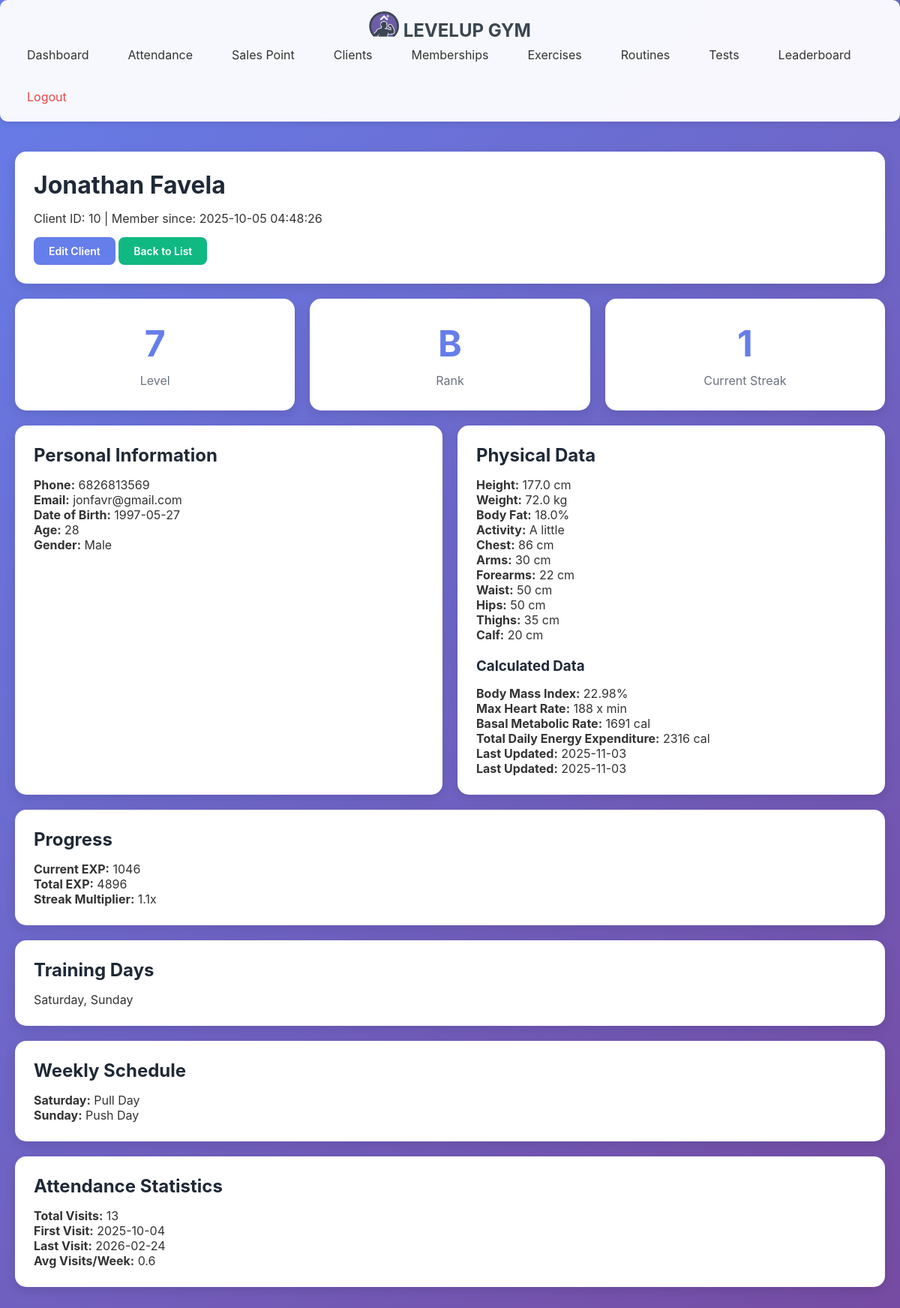
The app's page /admin/client/10 (signed in), older data.
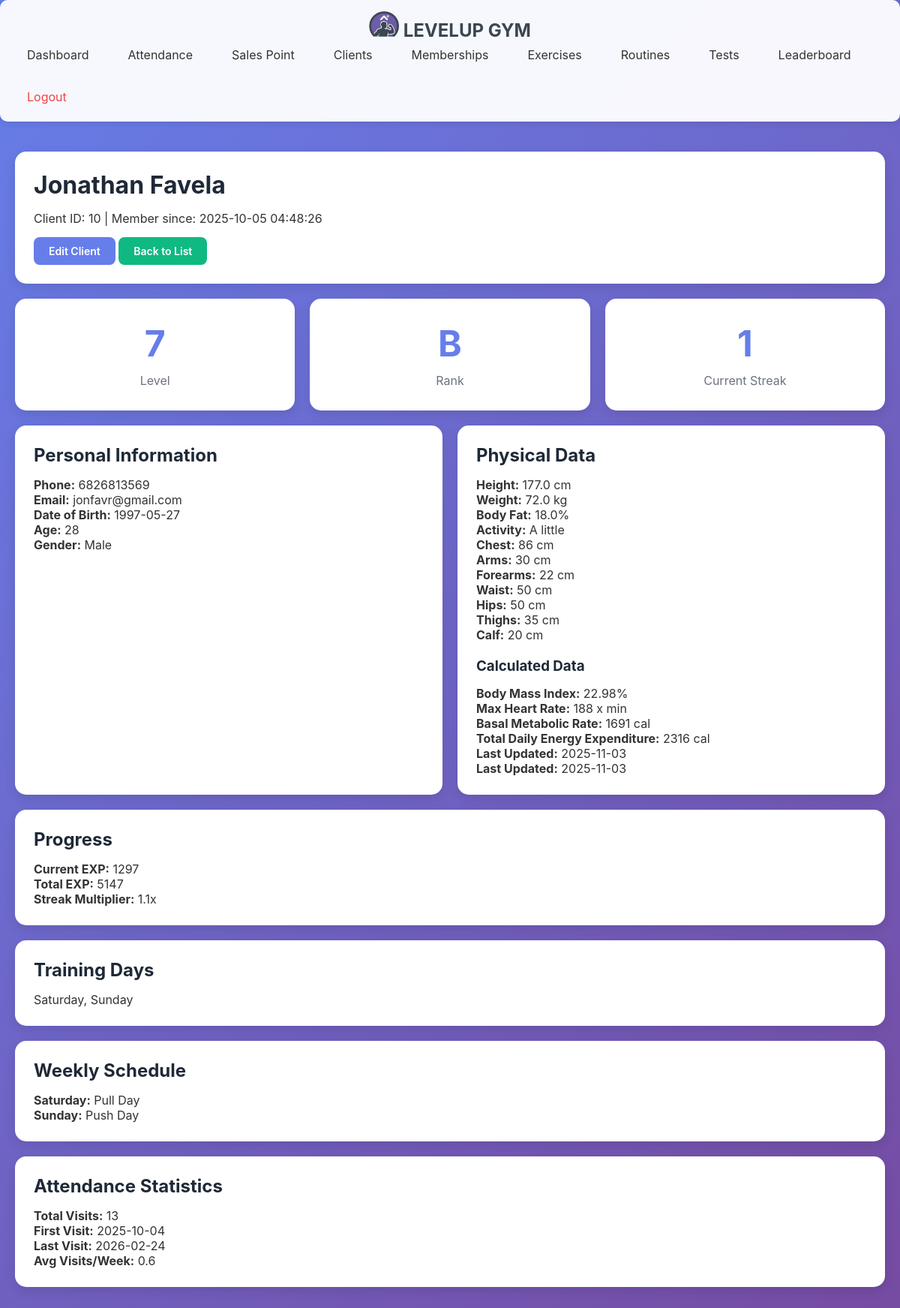
The same page, newer data.
### tables this page shows
CREATE TABLE client_gamification (
                gamification_id INTEGER PRIMARY KEY AUTOINCREMENT,
                client_id INTEGER UNIQUE NOT NULL,
                current_level INTEGER DEFAULT 1,
                current_exp INTEGER DEFAULT 0,
                total_exp INTEGER DEFAULT 0,
                rank TEXT DEFAULT 'E',
                client_class TEXT,
                class_unlocked_at_level INTEGER, current_streak INTEGER DEFAULT 0, longest_streak INTEGER DEFAULT 0, total_reps INTEGER DEFAULT 0, workouts_completed INTEGER DEFAULT 0,
                FOREIGN KEY (client_id) REFERENCES clients(client_id) ON DELETE CASCADE
            );

### main.py (the view)
@app.route('/admin/client/<int:client_id>')
@admin_required
def admin_client_details(client_id):
    client = Client.get_by_id(client_id)
    if not client:
        flash("Client not found", "danger")
        return redirect(url_for('admin_clients'))
    physical_data = client.get_latest_physical_data()
    availability = client.get_availability()
    weekly_schedule = client.get_weekly_schedule()
    progress = client.get_gamification_data()
    streak = client.get_streak_data()
    physical_data_calculated = {}
    if physical_data:
        physical_data_calculated['bmi_value'] = round((physical_data['weight_kg'] / ((physical_data['height_cm'] / 100) ** 2)), 2)
        physical_data_calculated['mhr_value'] = int(208 - (0.7 * client.age))
        if client.gender == 'Male':
            physical_data_calculated['bmr_value'] = int((10 * physical_data['weight_kg']) + (6.25 * physical_data['height_cm']) - (5 * client.age) + 5)
        else:
            physical_data_calculated['bmr_value'] = int((10 * physical_data['weight_kg']) + (6.25 * physical_data['height_cm']) - (5 * client.age) - 161)
        if physical_data['activity'] == "Extreme":
            physical_data_calculated['tdee_value'] = int(physical_data_calculated['bmr_value'] * 1.9)
        elif physical_data['activity'] == "A lot":
            physical_data_calculated['tdee_value'] = int(physical_data_calculated['bmr_value'] * 1.72)
        elif physical_data['activity'] == "Some":
            physical_data_calculated['tdee_value'] = int(physical_data_calculated['bmr_value'] * 1.55)
        elif physical_data['activity'] == "A little":
            physical_data_calculated['tdee_value'] = int(physical_data_calculated['bmr_value'] * 1.37)
        else:
            physical_data_calculated['tdee_value'] = int(physical_data_calculated['bmr_value'] * 1.2)
    if progress and streak:
        progress['streak'] = streak['current_streak']
        progress['streak_multiplier'] = streak['streak_multiplier'] if 'streak_multiplier' in streak else 1.0
    attendance_stats = None
    try:
        from controllers.attendance_controller import AttendanceController
        attendance_ctrl = AttendanceController()
        attendance_stats = attendance_ctrl.get_attendance_stats(client_id)
    except Exception as e:
        print("⚠️ Unable to load attendance stats:", e)
    return render_template(
        'admin/client_details.html',
        client=client,
        physical_data=physical_data,
        physical_data_calculated=physical_data_calculated,
        availability=availability,
        weekly_schedule=weekly_schedule,
        progress=progress,
        attendance_stats=attendance_stats
    )

### database/db_manager.py (called while the page is built)
    def connect(self):
        self.conn = sqlite3.connect(self.db_name)
        self.conn.row_factory = sqlite3.Row  # Access columns by name
        self.cursor = self.conn.cursor()

    def disconnect(self):
        if self.conn:
            self.conn.close()

    def execute_query(self, query, params=None):
        self.connect()
        if params:
            self.cursor.execute(query, params)
        else:
            self.cursor.execute(query)
        results = self.cursor.fetchall()
        self.disconnect()
        return results

### main.py (called while the page is built)
def admin_required(f):
    @wraps(f)
    def decorated_function(*args, **kwargs):
        if 'admin_logged_in' not in session:
            return redirect(url_for('admin_login'))
        return f(*args, **kwargs)
    return decorated_function

### models/client.py (called while the page is built)
    @property
    def full_name(self):
        return f"{self.first_name} {self.last_name}"

    def get_availability(self):
        db = DatabaseManager()
        query = '''
            SELECT day_of_week FROM client_availability
            WHERE client_id=? AND is_available=1
        '''
        results = db.execute_query(query, (self.client_id,))
        return [row['day_of_week'] for row in results]

### templates/admin/client_details.html (shortened to what this page needs)
{% extends "admin/base.html" %}
{% block content %}
<div class="card">
    <h1>{{ client.full_name }}</h1>
    <p>Client ID: {{ client.client_id }} | Member since: {{ client.registration_date }}</p>
    <div style="margin-top: 15px;">
        <a href="{{ url_for('admin_edit_client', client_id=client.client_id) }}" class="btn btn-primary">Edit Client</a>
        <a href="{{ url_for('admin_clients') }}" class="btn btn-success">Back to List</a>
    </div>
</div>
<div class="grid grid-3">
    <div class="card stat-card">
        <div class="stat-value">{{ progress.current_level }}</div>
        <div class="stat-label">Level</div>
    </div>
    <div class="card stat-card">
        <div class="stat-value">{{ progress.rank }}</div>
        <div class="stat-label">Rank</div>
    </div>
    <div class="card stat-card">
        <div class="stat-value">{{ progress.streak }}</div>
        <div class="stat-label">Current Streak</div>
    </div>
</div>
<div class="grid grid-2">
    <div class="card">
        <h2>Personal Information</h2>
        <p><strong>Phone:</strong> {{ client.phone_number }}</p>
        <p><strong>Email:</strong> {{ client.email or 'Not provided' }}</p>
        <p><strong>Date of Birth:</strong> {{ client.date_of_birth or 'Not provided' }}</p>
        <p><strong>Age:</strong> {{ client.age or 'N/A' }}</p>
        <p><strong>Gender:</strong> {{ client.gender or 'Not specified' }}</p>
    </div>
    <div class="card">
        <h2>Physical Data</h2>
        {% if physical_data %}
        <p><strong>Height:</strong> {{ physical_data.height_cm }} cm</p>
        <p><strong>Weight:</strong> {{ physical_data.weight_kg }} kg</p>
        <p><strong>Body Fat:</strong> {{ physical_data.body_fat_percentage or 'N/A' }}%</p>
        <p><strong>Activity:</strong> {{ physical_data.activity }}</p>
        <p><strong>Chest:</strong> {{ physical_data.chest_cm }} cm</p>
        <p><strong>Arms:</strong> {{ physical_data.arms_cm }} cm</p>
        <p><strong>Forearms:</strong> {{ physical_data.forearms_cm }} cm</p>
        <p><strong>Waist:</strong> {{ physical_data.waist_cm }} cm</p>
        <p><strong>Hips:</strong> {{ physical_data.hips_cm }} cm</p>
        <p><strong>Thighs:</strong> {{ physical_data.thighs_cm }} cm</p>
        <p><strong>Calf:</strong> {{ physical_data.claf_cm }} cm</p>
        <br>
        <h3>Calculated Data</h3>
        <p><strong>Body Mass Index:</strong> {{ physical_data_calculated.bmi_value or 'N/A' }}%</p>
        <p><strong>Max Heart Rate:</strong> {{ physical_data_calculated.mhr_value or 'N/A' }} x min</p>
        <p><strong>Basal Metabolic Rate:</strong> {{ physical_data_calculated.bmr_value or 'N/A' }} cal</p>
        <p><strong>Total Daily Energy Expenditure:</strong> {{ physical_data_calculated.tdee_value or 'N/A' }} cal</p>
        <p><strong>Last Updated:</strong> {{ physical_data.measurement_date }}</p>
        <p><strong>Last Updated:</strong> {{ physical_data.measurement_date }}</p>
        {% else %}
        <p>No physical data recorded</p>
        {% endif %}
    </div>
</div>
<div class="card">
    <h2>Progress</h2>
    <p><strong>Current EXP:</strong> {{ progress.current_exp }}</p>
    <p><strong>Total EXP:</strong> {{ progress.total_exp }}</p>
    <p><strong>Streak Multiplier:</strong> {{ progress.streak_multiplier }}x</p>
</div>
<div class="card">
    <h2>Training Days</h2>
    <p>{{ ', '.join(availability) if availability else 'No days set' }}</p>
</div>
<div class="card">
    <h2>Weekly Schedule</h2>
    {% if weekly_schedule %}
        {% for day, routine in weekly_schedule.items() %}
        <p><strong>{{ day }}:</strong> {{ routine.routine_name }}</p>
        {% endfor %}
    {% else %}
    <p>No routines assigned</p>
    {% endif %}
</div>
{% if attendance_stats %}
<div class="card">
    <h2>Attendance Statistics</h2>
    <p><strong>Total Visits:</strong> {{ attendance_stats.total_visits }}</p>
    <p><strong>First Visit:</strong> {{ attendance_stats.first_visit }}</p>
    <p><strong>Last Visit:</strong> {{ attendance_stats.last_visit }}</p>
    <p><strong>Avg Visits/Week:</strong> {{ attendance_stats.avg_visits_per_week }}</p>
</div>
{% endif %}
{% endblock %}

Row changes from the older to the newer data that the page shows:
changed client_gamification: current_exp "1046" → "1297"; total_exp "4896" → "5147"
